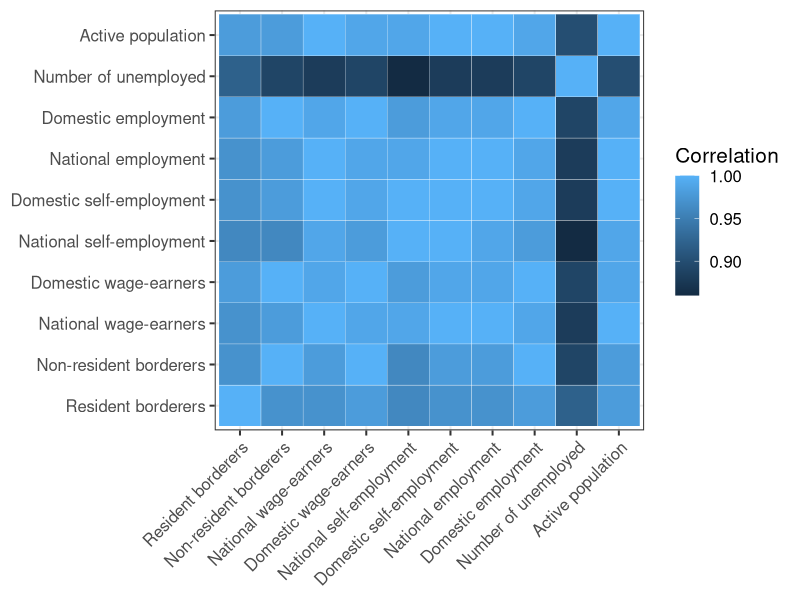
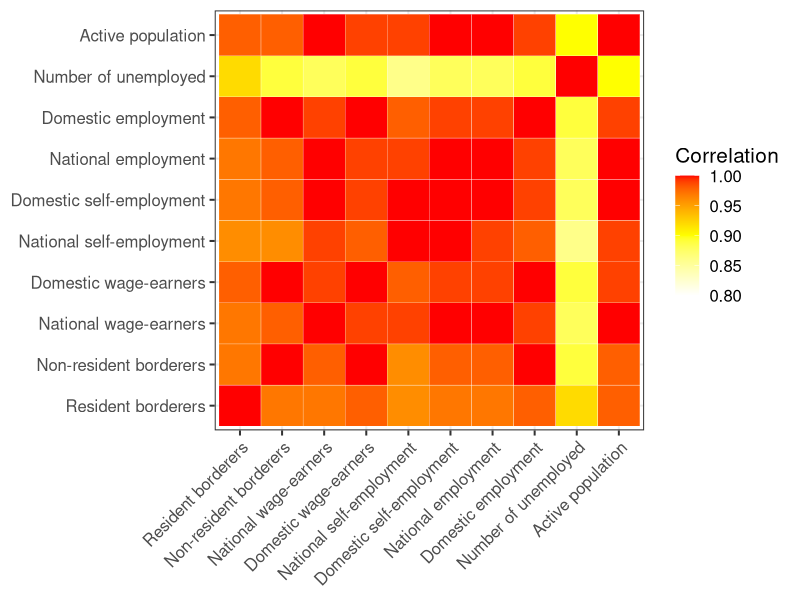
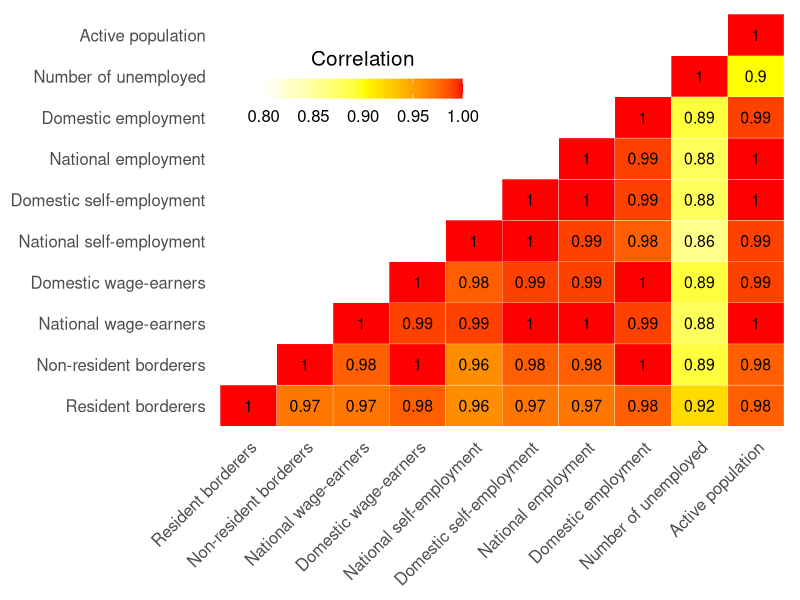
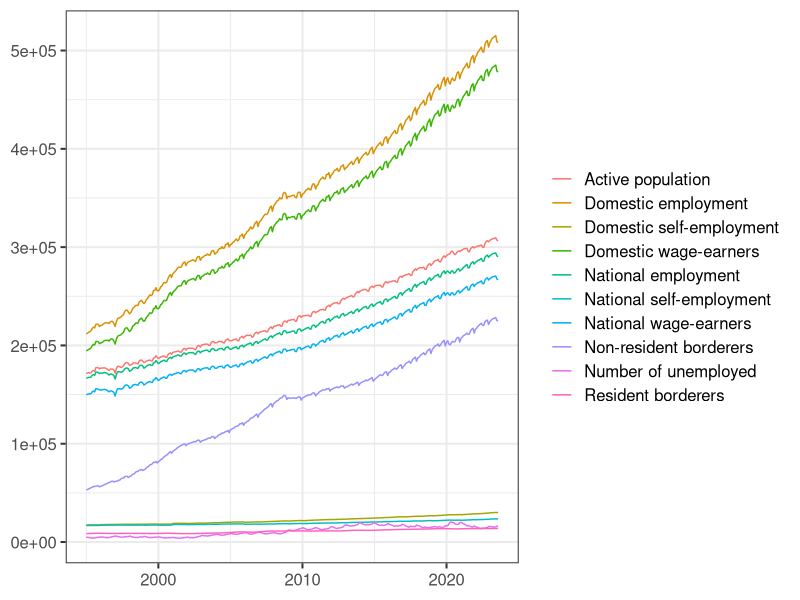
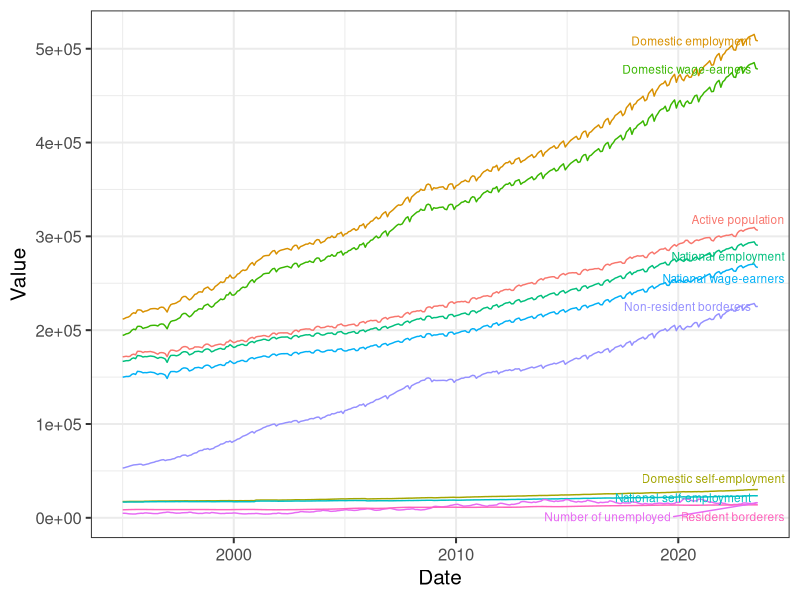
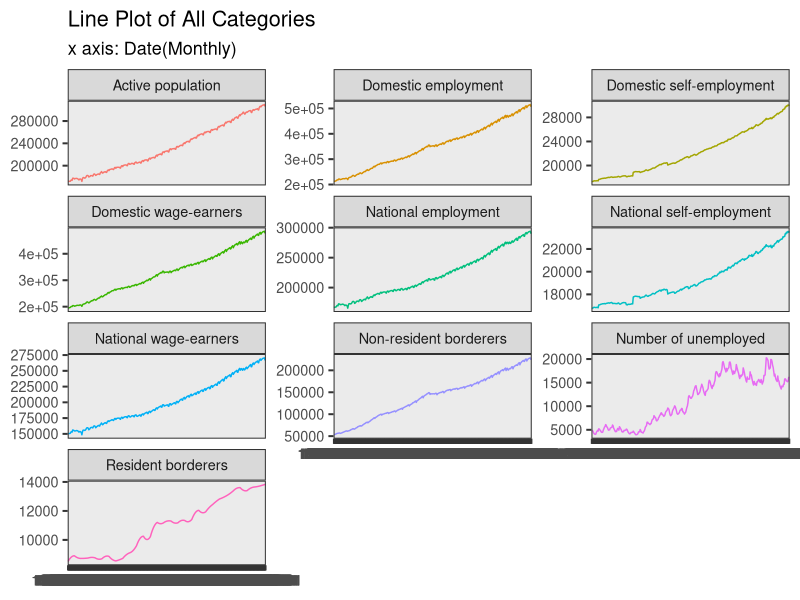
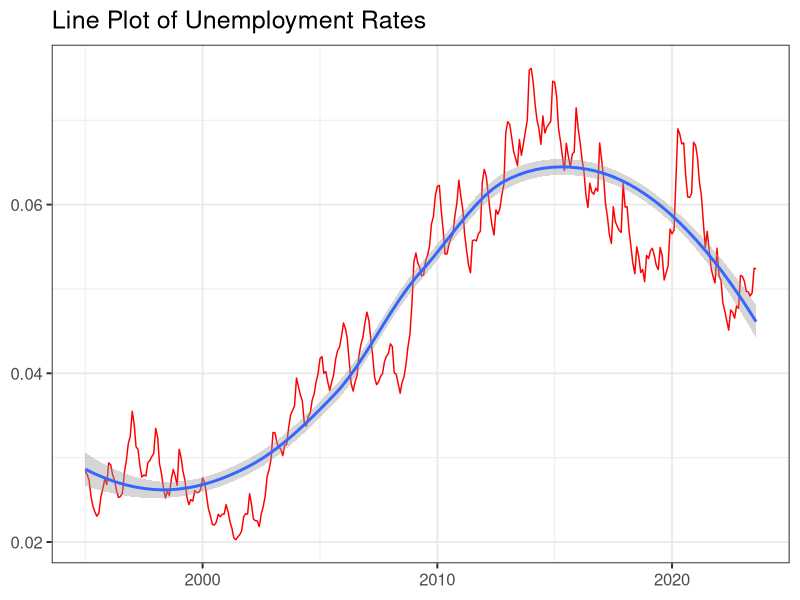
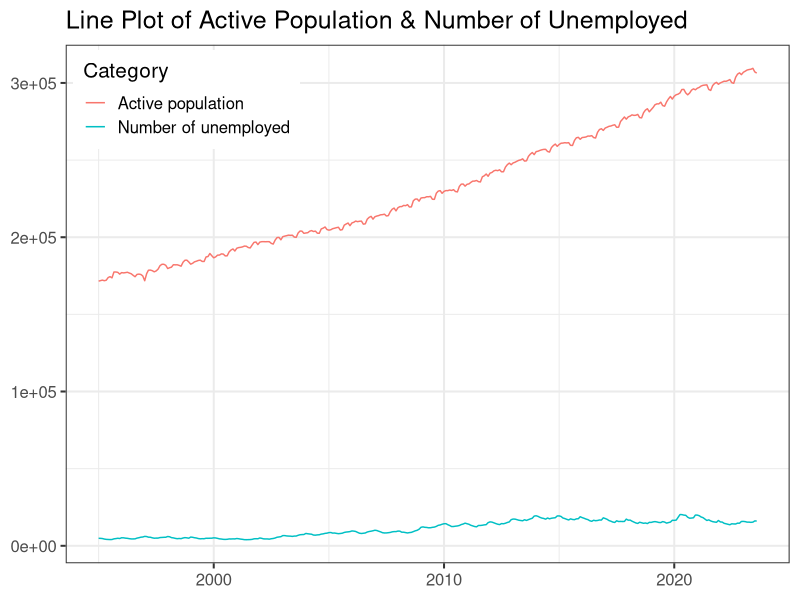

Recreate these plots in R, in order.
## ---- chunk 1
# Load libraries
library(openxlsx)

# Set working directory
setwd("/Users/liubixuan/Documents/Data_Visualization/Project_DV")

# Import Excel file data
df <- read.xlsx("data.xlsx")

# Rename columns
colnames(df) <- c("Date", "Resident borderers", "Non-resident borderers", "National wage-earners", "Domestic wage-earners", "National self-employment", "Domestic self-employment", "National employment", "Domestic employment", "Number of unemployed", "Active population")

# Convert date column to Date format
df$Date <- as.numeric(df$Date)
df$Date <- as.Date(df$Date, origin = "1899-12-30")

# Show first 10 rows
head(df, n = 10)
## ---- chunk 2
# Import libraries
library(ggplot2)
library(reshape2)

# Set the theme
theme_set(theme_bw( base_size = 15))

# Heatmap
cormat <- round(cor(df[,-1]),2)    # Delete the DATE column
melted_cormat <- melt(cormat)
ggplot(data = melted_cormat, aes(x=Var1, y=Var2, fill=value)) + 
  geom_tile(color = "white") + 
  labs(x = NULL, y = NULL, fill = "Correlation") + 
  theme(axis.text.x = element_text(angle = 45, hjust = 1))
## ---- chunk 3
cormat <- round(cor(df[,-1]),2)    # Delete the DATE column
melted_cormat <- melt(cormat)
ggplot(data = melted_cormat, aes(x=Var1, y=Var2, fill=value)) + 
  geom_tile(color = "white") + 
  scale_fill_gradient2(limits = c(0.8, 1), low = "white", mid = "yellow", high = "red", midpoint = 0.9) + 
  labs(x = NULL, y = NULL, fill = "Correlation") + 
  theme(axis.text.x = element_text(angle = 45, hjust = 1))
## ---- chunk 4
get_lower_tri<-function(cormat){
    cormat[upper.tri(cormat)] <- NA
    return(cormat)
  }

lower_tri <- get_lower_tri(cormat)
melted_cormat <- melt(lower_tri, na.rm = TRUE)

ggheatmap <- ggplot(data = melted_cormat, aes(x=Var1, y=Var2, fill=value)) + 
  geom_tile(color = "white") + 
  scale_fill_gradient2(limits = c(0.8, 1), low = "white", mid = "yellow", high = "red", midpoint = 0.9) + 
  labs(x = NULL, y = NULL, fill = "Correlation")

ggheatmap + 
geom_text(aes(Var1, Var2, label = value), color = "black", size = 4) +
theme(
  axis.title.x = element_blank(),
  axis.title.y = element_blank(),
  panel.grid.major = element_blank(),
  panel.border = element_blank(),
  panel.background = element_blank(),
  axis.ticks = element_blank(),
  legend.justification = c(1, 0),
  legend.position = c(0.45, 0.70),
  legend.direction = "horizontal")+
  guides(fill = guide_colorbar(barwidth = 10, barheight = 1,
                title.position = "top", title.hjust = 0.5)) + 
  theme(axis.text.x = element_text(angle = 45, hjust = 1))
## ---- chunk 5
df_rs <- read.xlsx("data_reshaped.xlsx")

# Rename columns
colnames(df_rs) <- c("Category", "Date","Value")

# Convert date column to Date format
df_rs$Date <- as.numeric(df_rs$Date)
df_rs$Date <- as.Date(df_rs$Date, origin = "1899-12-30")

# Show first 10 rows
head(df_rs, n = 10)
## ---- chunk 6
ggplot(df_rs, aes(x = Date, y = Value)) + 
  geom_line(aes(color = Category)) + 
  labs(x = NULL, 
       y = NULL, 
       color = NULL)
## ---- chunk 7
library(dplyr)
library(ggrepel)
data_ends <- df_rs |> filter(Date == "2023-08-01")

ggplot(df_rs, aes(x = Date, y = Value, color = Category, group = Category)) +
  geom_line() +
  geom_text_repel(
    aes(label = Category), data = data_ends, nudge_x = 0.35, size = 3
    ) + 
  theme(legend.position = "none")
## ---- chunk 8
df_rs |>
  ggplot(aes(x = as.factor(Date), y = Value, colour = Category)) + 
  geom_line(aes( group = Category)) +
  labs(title = "Line Plot of All Categories",
       subtitle = "x axis: Date(Monthly)",
       fill = NULL,
       x = NULL,
       y = NULL) +
  facet_wrap(vars(Category), nrow = 4, scales = "free_y") +
  theme(legend.position = "none", 
        text = element_text(size = 13))
## ---- chunk 9
# Calculate Unemployment rates
df_ur <- data.frame(
  Category = rep("Unemployment rate", 344),
  Date = df_rs[1:344, 2],
  Value = df_rs |> 
    filter(Category == "Number of unemployed") |>
    select(Value) / df_rs |>
    filter(Category == "Active population") |>
    select(Value)
)

df_rs <- rbind(df_rs, df_ur)

# Plot of Unemployment rate
df_rs |> 
  filter(Category == "Unemployment rate") |>
  ggplot(aes(x = Date, y = Value)) + 
  geom_line(color = "red") + 
  geom_smooth() + 
  labs(title = "Line Plot of Unemployment Rates",
       x = NULL,
       y = NULL) +
  theme(legend.position = "none")


## ---- chunk 10
# Plot with NUE & AP
df_rs |> 
  filter(Category %in% c("Number of unemployed", "Active population")) |>
  ggplot(aes(x = Date, y = Value, color = Category)) + 
  geom_line() +
  labs(title = "Line Plot of Active Population & Number of Unemployed",
       x = NULL,
       y = NULL) + 
  theme(legend.position = c(0.01, 0.99), legend.justification = c(0, 1))
## ---- chunk 11
library(lubridate)
library(tidyr)

df |>
  pivot_longer(
    cols = c(
      "Non-resident borderers",
      "National employment",
      "Domestic employment"
    ),
    names_to = "Categories",
    values_to = "Values"
  ) |>
  filter(year(Date) == 2023) -> df_rs_select

ggplot(df_rs_select) +
  geom_col(aes(x = Date,
               y = Values,
               fill = Categories)) + 
  labs(title = "Proportion of National Employment of 2023", 
       x = NULL,
       y = NULL) + 
  theme(legend.position = "top",
        legend.direction = "horizontal",
        legend.box = "horizontal")
## ---- chunk 12
# Create a new data frame containing annual data.
df |>
  pivot_longer(
    cols = c(
      "Non-resident borderers",
      "National employment",
      "Domestic employment"
    ),
    names_to = "Categories",
    values_to = "Values"
  ) |>
  filter(month(Date) == 12) -> df_an

ggplot(df_an) +
  geom_col(aes(x = Date,
               y = Values,
               fill = Categories)) + 
  labs(title = "Proportion of annual National Employment, 1995-2023", 
       x = NULL,
       y = NULL) + 
  theme(legend.position = c(0.01, 0.99), legend.justification = c(0, 1))
## ---- chunk 13
mdl <- lm(`National employment` ~ `Domestic employment`, data = df)
slope <- coef(mdl)[2]

df |> 
  ggplot(aes(x = `Domestic employment`, y = `National employment`)) +
  geom_point(color = "red", size = 0.8) +
  geom_smooth(method = "lm", se = TRUE) +  # Add linear regression line
  annotate("text", x = max(df$`Domestic employment`) - 10000, y = max(df$`National employment`), 
           label = paste("Slope: ", round(slope, 3)),
           hjust = 1, vjust = 1) +
  labs(x = "Domestic employment",
       y = "National employment")
